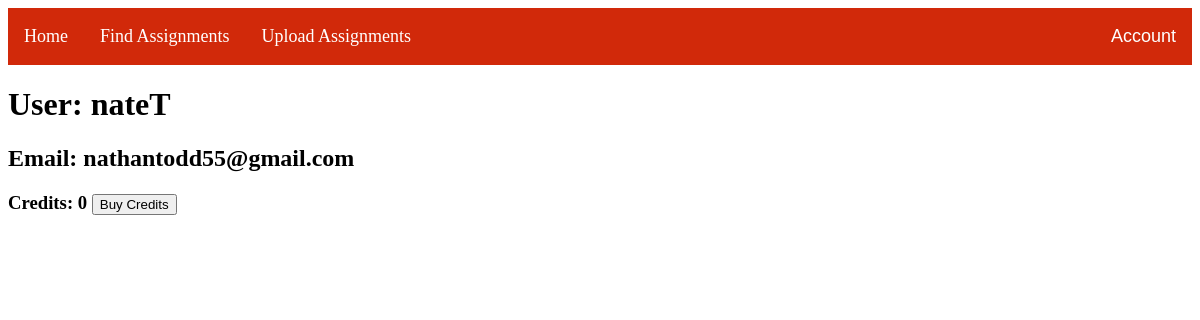
Page /account (signed in) on the earlier database version.
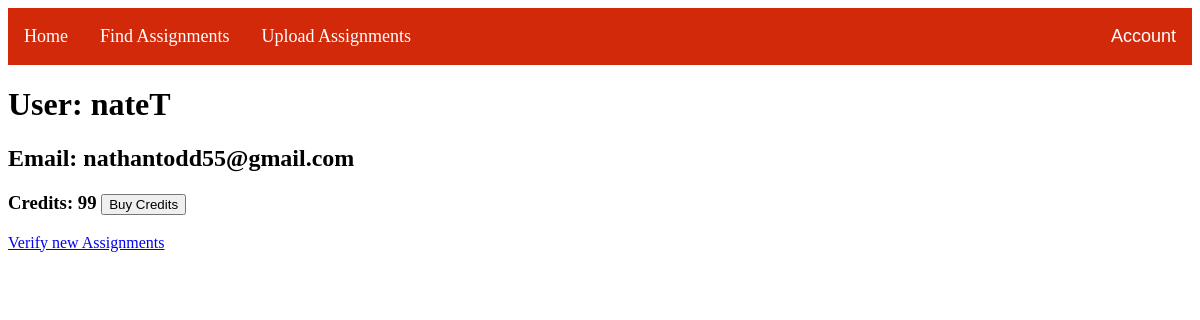
Same page on the later database version.
### app.py (models this page shows)
class User(UserMixin, db.Model):
    id = db.Column(db.Integer, primary_key=True)
    username = db.Column(db.String(20), unique=True, nullable=False)
    password = db.Column(db.String(50), nullable=False)
    email = db.Column(db.String(50), nullable=False)
    credits = db.Column(db.Integer, default=0, nullable=False)
    admin = db.Column(db.Boolean, default=False, nullable=False)

### app.py (the view)
@app.route('/account', methods = ['GET', 'POST'])
@login_required
def account():
    if request.method == 'POST':
        current_user.credits = current_user.credits+1
        db.session.commit()
    if current_user.admin == 1:
        data = [{
            'creds':current_user.credits,
            'email': current_user.email,
            'username': current_user.username,
            'isAdmin': True
        }]
        return render_template('account.html', data = data, admin = 1)
    else:
        data = [{
        'creds': current_user.credits,
        'email' : current_user.email,
        'username' : current_user.username
        }]
        return render_template('account.html', data = data)

### app.py (called while the page is built)
@login_manager.user_loader
def load_user(uid):
    return User.query.get(uid)

### templates/account.html (shortened to what this page needs)
{% extends "base.html" %}
{% block content %}
{% for item in data %}
    <h1 class = "dispname">User: {{ item.username }}  </h1>
    <h2 class = "dispemail">Email: {{ item.email }}  </h2>
    <h3 class = "dispcreds">Credits: {{ item.creds }} <button onclick = "location.href = '/credits'">Buy Credits</button> </h3>
    {% if admin %}
    <a href="/verify">Verify new Assignments</a>
    {% endif %}
{% endfor %}
{% endblock %}

### templates/base.html (shortened to what this page needs)
<html>
<head><link href="/static/style.css" rel="stylesheet"></head>
{% if current_user.is_authenticated %}
  <body>
    <nav>
      <ul>
        <li><a href='/'>Home</a></li>
        <li><a href='/search'>Find Assignments</a></li>
        <li><a href='/upload'>Upload Assignments</a></li>
          <div class="dropdown">
            <button class="dropbtn">Account
            </button>
          </div>
        </ul>
    </nav>
{% endif %}
  {% block content %}
  {% endblock %}
  </body>
</html>

### static/style.css (style rules this page uses)
ul { list-style-type: none; margin: 0; padding: 0; overflow: hidden; background-color: #d1290a; }
li { float: left; }
li a { display: block; color: white; text-align: center; padding: 18px 16px; text-decoration: none; font-size: 18px; }
.dropdown { float: left; overflow: hidden; float: right; }
.dropdown .dropbtn { font-size: 18px; color: white; background-color: #d1290a; border: none; padding: 18px 16px; }

Differences in the rows shown:
changed User "nateT": creds "0" → "99"; now shows "Verify new Assignments"
